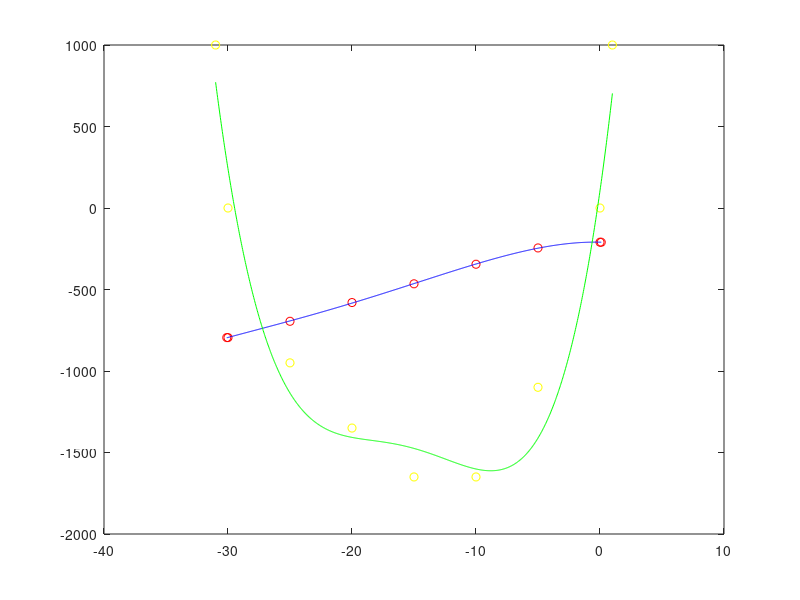

The MATLAB source for this figure:
f = fopen('values.txt', 'r');
A = fscanf(f, '%f %f %f', [3 Inf]);
fclose(f);

x = A(1, :)';
y = A(2, :)';
r = A(3, :)';

y = y.*1000;
r = r.*1000;

######
# y
######

x2 = [x; -30.1];
y2 = [y; y(length(y))];

x2 = [0.1; x2];
y2 = [y2(1); y2];

plot(x2, y2, 'or')
hold on

degree = 4;

X = [];

for i = 0 : degree
  X = [X x2.^i];
end

[Q, R] = qr(X);
ay = R\(Q'*y2);

xplot = [linspace(-30.1, 0.1, 1000)]';

yplot = 0;
for i = 1 : length(ay)
  yplot += ay(i) * xplot.^(i-1);
end

plot(xplot, yplot, 'b')

######
# r
######
x2 = [x; -31.0];
r2 = [r; 1000];

x2 = [1; x2];
r2 = [1000; r2];

plot(x2, r2, 'oy')
hold on

degree = 4;

X = [];

for i = 0 : degree
  X = [X x2.^i];
end

w = [linspace(1, 1, 9)]';
w(1) = 1.5;
w(2) = 6;
w(length(w)) = 1.5;
w(length(w)-1) = 2;
W = diag(w);

ar = (X'*W*X)\(X'*W*r2);

xplot = [linspace(-31, 1, 1000)]';

rplot = 0;
for i = 1 : length(ar)
  rplot += ar(i) * xplot.^(i-1);
end

plot(xplot, rplot, 'g')
hold off

ay
ar